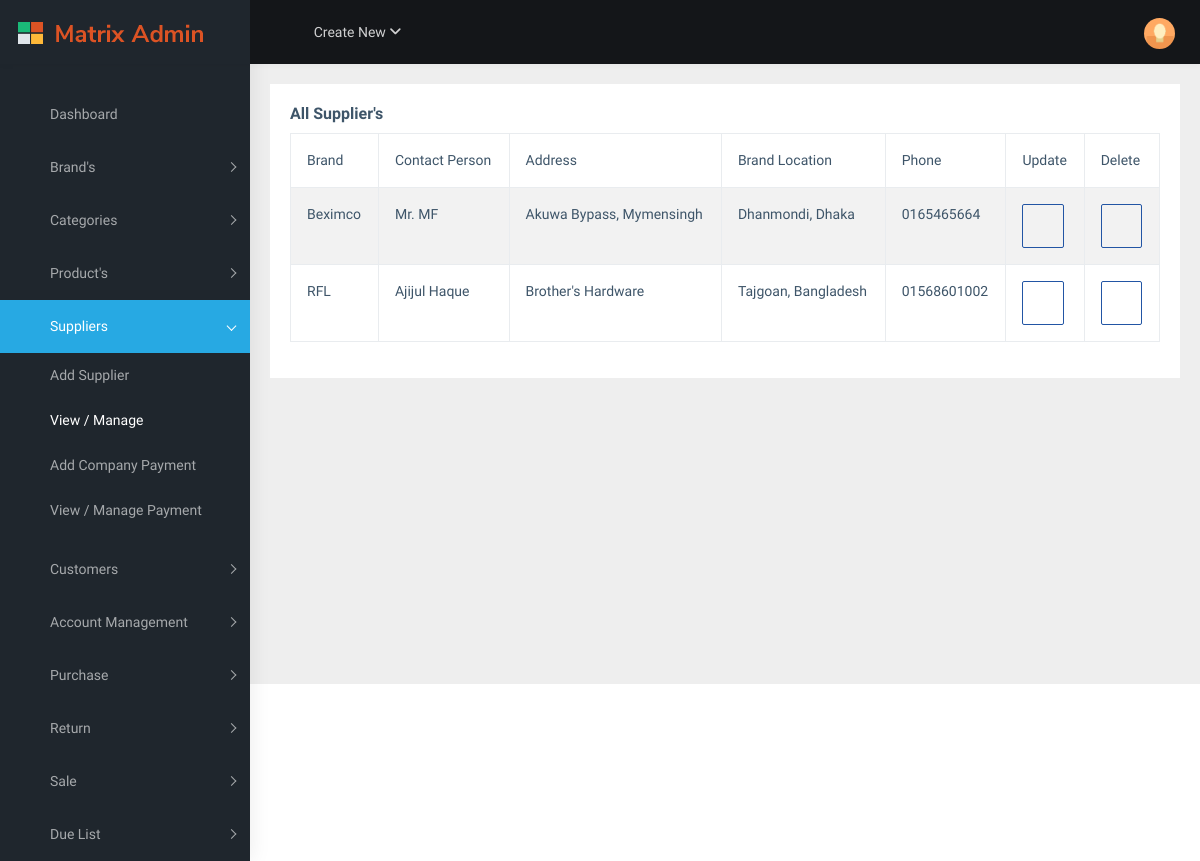
/supplier/ (signed in), run on the app's committed database.
### Inventory/models.py (models this page shows, shortened)
class Supplier(models.Model):
	brand = models.ForeignKey(Brand, on_delete=models.CASCADE)
	contact_name = models.CharField(max_length=200)
	address = models.CharField(max_length=200, blank=True, null=True)
	phone = models.CharField(max_length=20)
	created_at = models.DateTimeField(auto_now_add=True)

class Brand(models.Model):
	name = models.CharField(max_length=200, blank=False, null=False)
	email = models.EmailField(blank=False, null=False)
	phone = models.CharField(max_length=18)
	address = models.CharField(max_length=200, default='Unknown')
	created_at = models.DateTimeField(auto_now_add=True)
	def __str__(self):
		return self.name

### Inventory/views.py (the view)
# urls.py: path('supplier/', views.ViewSupplier, name='view_supplier'),
@cache_page(60*15)
@login_required(login_url='accounts:login')
def ViewSupplier(request):
    suppliers = Supplier.objects.all()
    context = {'suppliers':suppliers}
    return render(request, 'inventory/view_supplier.html', context)

### templates/inventory/view_supplier.html (shortened to what this page needs)
{% extends 'base.html' %}
{% block content %}
<div class="page-wrapper">
<div class="container-fluid">
 <div class="card">
    <div class="card-body">
      <h5 class="card-title">All Supplier's </h5>
      <div class="table-responsive">
        <table
          id="zero_config"
          class="table table-striped table-bordered"
        >
          <thead>
            <tr>
              <th>Brand</th>
              <th>Contact Person</th>
              <th>Address</th>
              <th>Brand Location</th>
              <th>Phone</th>
              <th>Update</th>
              <th>Delete</th>
            </tr>
          </thead>
          <tbody>
    		{% for supplier in suppliers %}
            <tr>
              <td>{{supplier.brand}}</td>
              <td>{{supplier.contact_name}}</td>
              <td>{{supplier.address}}</td>
              <td>{{supplier.brand.address}}</td>
              <td>{{supplier.phone}}</td>
              <td><a href="{% url 'inventory:update_supplier' supplier.id %}" class="btn btn-outline-info"><i class="mdi mdi-pencil-box" style="font-size: 20px;"></i></a></td>
              <td>
              <form id="delete-form-{{ supplier.id }}" method="post" action="{% url 'inventory:delete_supplier' supplier.id %}">
                <button type="button" onclick="showDeleteConfirmation({{ supplier.id }})" class="btn btn-outline-info">
                  <i class="mdi mdi-delete" style="font-size: 20px;"></i>
                </button>
              </form>
            </td>
            </tr>
   			{% endfor %}
          </tbody>
        </table>
      </div>
    </div>
  </div>
</div>
</div>
</div>
{% endblock %}

### data on the page
Supplier: brand "Beximco", contact_name "Mr. MF", address "Akuwa Bypass, Mymensingh", brand.address "Dhanmondi, Dhaka", phone "0165465664"
Supplier: brand "RFL", contact_name "Ajijul Haque", address "Brother's Hardware", brand.address "Tajgoan, Bangladesh", phone "01568601002"
